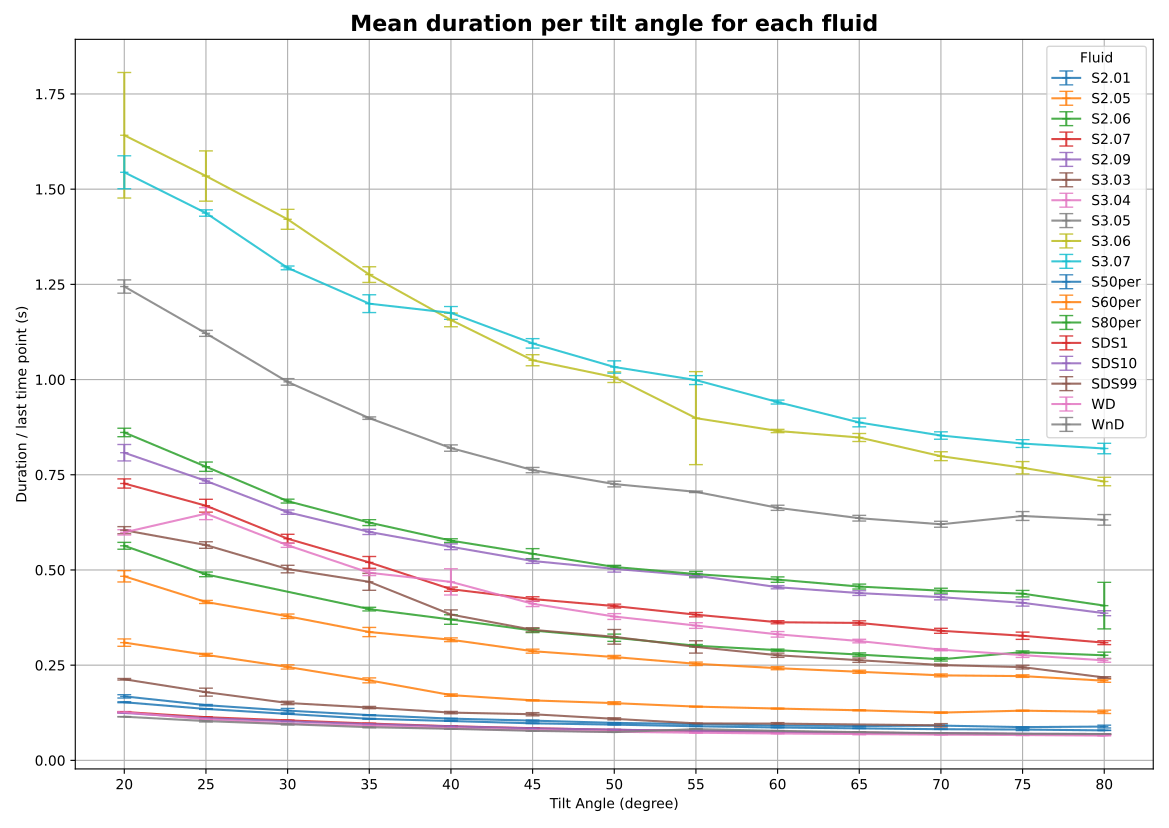

Here is the Python script that generated this plot:
import random
import time
from pathlib import Path
import pandas as pd
import matplotlib.pyplot as plt
from matplotlib.backends.backend_pdf import PdfPages
import numpy as np

from src.SyntaxTree.src.syntax_tree.config_syntax_tree import ConfigSyntaxTree
from src.config.config_MGMT import ConfigMGMT
from src.config.config_equations_for_each_dataset import ConfigEquationDiscovery
from src.config.config_hyperparameter import ConfigHyperparameter
from src.config.config_load_dataset import ConfigLoadData
from src.equation_discovery import equations_for_each_dataset

# ============================================================
# CONFIGURATION: i must choose path from server!
# ============================================================
#COLUMNS TO USE.
LIQUID_COLUMN = "fluid"
TILT_COLUMN = "tilt"
REPETITION_COLUMN = "repetition"
TIME_COLUMN = "time (s)"


DATA_PARENT_FOLDER = Path("/home/bagrebi/EquationDiscoveryDropFriction/data/Yassin_Viscosity")
OUTPUT_PDF = Path(f"/home/bagrebi/EquationDiscoveryDropFriction/src/plots_viscosity/error_bar.pdf")



# ============================================================
# STEP 1: FIND ALL CSV FILES and COMBINE THEM TO ONE DATAFRAME:exclude unnecessary columns
# ============================================================
def prepare_dataset():
    csv_files = list(DATA_PARENT_FOLDER.rglob("*.csv"))
    if not csv_files:
        raise FileNotFoundError(f"No CSV files found inside: {DATA_PARENT_FOLDER}")

    print(f"Found {len(csv_files)} CSV files.")

    # ============================================================
    # STEP 2: READ ALL CSV FILES WITH PANDAS
    # ============================================================
    all_dataframes = []

    for file_path in csv_files:
        print(f"Reading: {file_path}")

        df = pd.read_csv(file_path)

        required_columns = [
            TIME_COLUMN,
            LIQUID_COLUMN,
            TILT_COLUMN,
            REPETITION_COLUMN,
        ]

        missing_columns = [col for col in required_columns if col not in df.columns]

        if missing_columns:
            raise ValueError(
                f"The file {file_path} is missing these columns: {missing_columns}"
            )

        #Only save the columns i need
        df = df[
            [
                TIME_COLUMN,
                LIQUID_COLUMN,
                TILT_COLUMN,
                REPETITION_COLUMN,
            ]
        ].copy()

        # Useful for debugging only
        df["source_file"] = str(file_path)

        all_dataframes.append(df)


    # ============================================================
    # STEP 3: COMBINE ALL CSV FILES INTO ONE BIG DATAFRAME
    # ============================================================

    data = pd.concat(all_dataframes, ignore_index=True)

    # ============================================================
    # STEP 4: CLEAN DATA
    # ============================================================
    # Convert x and tilt to numbers.
    # This is important for plotting numeric axes.
    # repetition can be numeric or text, so we do not force it to numeric
    data[TIME_COLUMN] = pd.to_numeric(data[TIME_COLUMN], errors="coerce")
    data[TILT_COLUMN] = pd.to_numeric(data[TILT_COLUMN], errors="coerce")

    # Drop rows where important values are missing
    data = data.dropna(
        subset=[
            TIME_COLUMN,
            LIQUID_COLUMN,
            TILT_COLUMN,
            REPETITION_COLUMN,
        ]
    )

    print("Data preview:")
    print(data.head())

    print("Liquids found:")
    print(data[LIQUID_COLUMN].unique())

    print("Tilt angles found:")
    print(sorted(data[TILT_COLUMN].unique()))

    print("Repetitions found:")
    print(sorted(data[REPETITION_COLUMN].unique()))

    # Convert tilt from degree to radian directly
    # From this point on, data["tilt"] is in Rad,
    # !!!!!! In any Plot tilt-axes with 20 will be 0.349!!!!SO IN PLOTs-CODE always CHANGE TO DEGREE IN LAST MINUTE!!!!
    data['tilt'] = np.deg2rad(data.loc[:, 'tilt'].to_numpy())

    #print("data table:")
    #print(data)
    return data


# ============================================================
# STEP 2:CREATE ERROR-BAR RESULT TABLE.(DATA TO PySR AND TO PLOT)
# ============================================================
def create_errorbars_df(data):
    rows = []
    # First split data by liquid, for every liquid a curve. All in same plot.
    for liquid, liquid_data in data.groupby(LIQUID_COLUMN):
        # One Candle per tilt angle
        for tilt, tilt_data in liquid_data.groupby(TILT_COLUMN):
            # Inside this tilt,
            # find last time=duration for every repetition and save all in same set
            last_times = []
            for repetition, repetition_data in tilt_data.groupby(REPETITION_COLUMN):
                last_times.append(repetition_data[TIME_COLUMN].max())

            # one liquid plot-data as rows
            rows.append({"fluid": liquid, "tilt": tilt, "mean": np.mean(last_times), "std_deviation": np.std(last_times)})

    # Convert rows list into a pandas DataFrame,
    # Sort the result table by fluid and tilt: NECESSARY??? why???
    errorbars_df = pd.DataFrame(rows).sort_values(["fluid","tilt"])

    #print("Error-bar result table:")
    #print(errorbars_df)
    return errorbars_df



# ============================================================
# STEP 5: CREATE PLOT
# ============================================================
def create_errorbars_plot(errorbars_df):
    fig, ax = plt.subplots(figsize=(11.69, 8.27))

    # First split data by liquid, for every liquid one plot. All in same plot
    for liquid, liquid_errorBar_data in errorbars_df.groupby("fluid"):
        # order data by the x==tilt (but keep dependencies) so when plot-line drawn no jumps.
        one_liquid = liquid_errorBar_data.sort_values("tilt")
        #we want tilt-axis (x-axis) to show Degrees and not Rad for readability:np.rad2deg(one_liquid["tilt"]).
        ax.errorbar(np.rad2deg(one_liquid["tilt"]), one_liquid["mean"], yerr= one_liquid["std_deviation"], fmt='_', linestyle="-", capsize=5, label=liquid, alpha=0.85)


    ax.set_title("Mean duration per tilt angle for each fluid", fontsize=16, fontweight="bold")
    ax.set_xlabel("Tilt Angle (degree)")
    ax.set_ylabel("Duration / last time point (s)")
    # we want tilt-axis (x-axis) to show Degrees and not Rad for readability:np.rad2deg(one_liquid["tilt"]).
    ax.set_xticks(sorted(np.rad2deg(errorbars_df["tilt"].unique())))
    ax.grid(True)
    ax.legend(title="Fluid")
    plt.tight_layout()

    # ============================================================
    # STEP 8: show or SAVE AS PDF
    # ============================================================
    # plt.show()
    with PdfPages(OUTPUT_PDF) as pdf:
        pdf.savefig(fig)
        plt.close(fig)
    print(f"PDF saved as: {OUTPUT_PDF}")


def run_pysr_test(df, args):
    #1.Change column name 'mean' to 'y', or in the prepare_data_for_eq use args.target instead of 'y'.
    #2. in config_load_data change 'features', 'system_id_column' because used in prepare_data_for_eq AND target to the column we search
    #3. for args use same code in the main of equations_for_each_dataset.
    #I use here not all the methods of equations_for_each_dataset because the run and args i did not manage to understand all
    #so i prepared the df here and changed in args. only what i need.
    #3.Output/ROOT_DIR in Jannis code/where can i find the results?

    #Or better to change args here? like this:
    #args.features = ['tilt']
    #args.system_id_column = 'fluid'
    #args.target='mean'
    #args.equation_discoverer = "PySR"

    #Done in process data the change to 'y' of args.target
    df = df.rename(columns={args.target: "y"})
    print("DataFrame sent to PySR:")
    print(df)

    found_equations = equations_for_each_dataset.run_pysr(df,args)
    return found_equations


if __name__ == '__main__':
    data=prepare_dataset()
    errorbars_df=create_errorbars_df(data)

    create_errorbars_plot(errorbars_df)
    '''
     ##########args build like in equations_for_each_dataset.
    parser = ConfigLoadData.arguments_parser()
    ConfigHyperparameter.arguments_parser(parser)
    ConfigSyntaxTree.arguments_parser(parser)
    ConfigEquationDiscovery.arguments_parser(parser)
    ConfigMGMT.arguments_parser(parser)
    args = parser.parse_args()
    ### same args changes as in run in equations_for_each_dataset.
    np.random.seed(args.seed)
    random.seed(args.seed)
    args.time_stamp = time.strftime('%d_%b_%Y_%H-%M-%S')

    found_equations={}
    found_equations[0]=run_pysr_test(errorbars_df, args)
    found_equations['input_features']= args.features#
    equations_for_each_dataset.save_best_mode_dict(args, found_equations)#

    print("\nFound equations:")
    print(found_equations[0])
    '''
